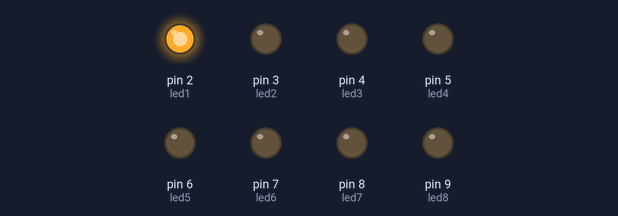
A sketch run on a simulated Arduino Uno, built with avr-gcc and run on an emulated ATmega328P. Shown: output pins drawn as LEDs (lit = HIGH).

Above: at 0.1 s.
At 0.9 s:
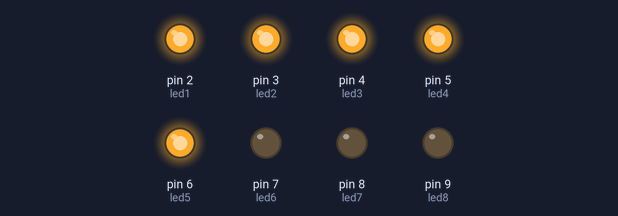
At 1.7 s:
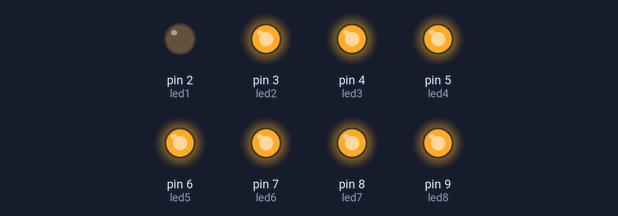
At 3.5 s:
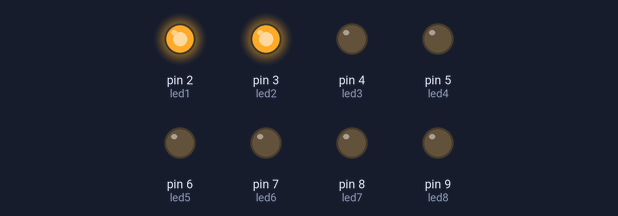
At 5.3 s:
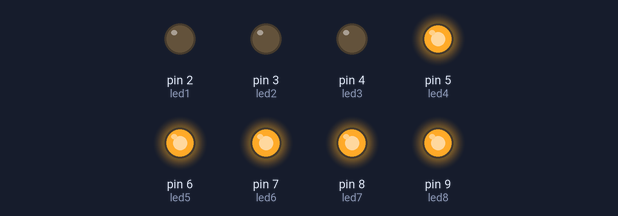
At 7.1 s:
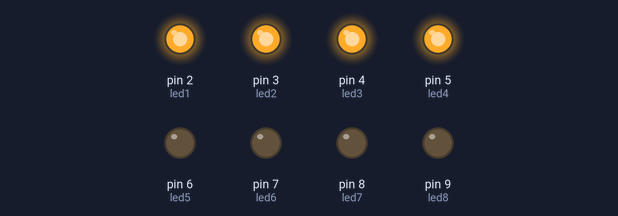
Timing chart, 0 to 7.4 s (numbered marks = the images above):
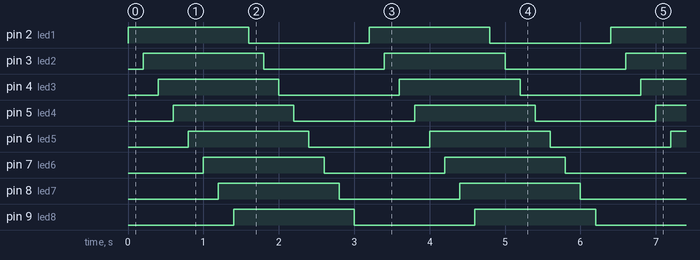

The sketch:

_8_led_using_normal.ino
```cpp
int led1 = 2;
int led2 = 3;
int led3 = 4;
int led4 = 5;
int led5 = 6;
int led6 = 7;
int led7 = 8;
int led8 = 9;

void setup() {
  pinMode(led1, OUTPUT);
  pinMode(led2, OUTPUT);
  pinMode(led3, OUTPUT);
  pinMode(led4, OUTPUT);
  pinMode(led5, OUTPUT);
  pinMode(led6, OUTPUT);
  pinMode(led7, OUTPUT);
  pinMode(led8, OUTPUT);
}

void loop() {
  digitalWrite(led1, HIGH);
  delay(200);

  digitalWrite(led2, HIGH);
  delay(200);

  digitalWrite(led3, HIGH);
  delay(200);

  digitalWrite(led4, HIGH);
  delay(200);

  digitalWrite(led5, HIGH);
  delay(200);

  digitalWrite(led6, HIGH);
  delay(200);

  digitalWrite(led7, HIGH);
  delay(200);

  digitalWrite(led8, HIGH);
  delay(200);

  digitalWrite(led1, LOW);
  delay(200);

  digitalWrite(led2, LOW);
  delay(200);

  digitalWrite(led3, LOW);
  delay(200);

  digitalWrite(led4, LOW);
  delay(200);

  digitalWrite(led5, LOW);
  delay(200);

  digitalWrite(led6, LOW);
  delay(200);

  digitalWrite(led7, LOW);
  delay(200);

  digitalWrite(led8, LOW);
  delay(200);
}
```

Measured:
- by itself, pin 2 (led1), pin 3 (led2), pin 4 (led3), pin 5 (led4), pin 6 (led5), pin 7 (led6), pin 8 (led7), pin 9 (led8): alternates HIGH for 1.6 s and LOW for 1.6 s
- by itself, everything shown: repeats every 3.2 s, in 16 steps
